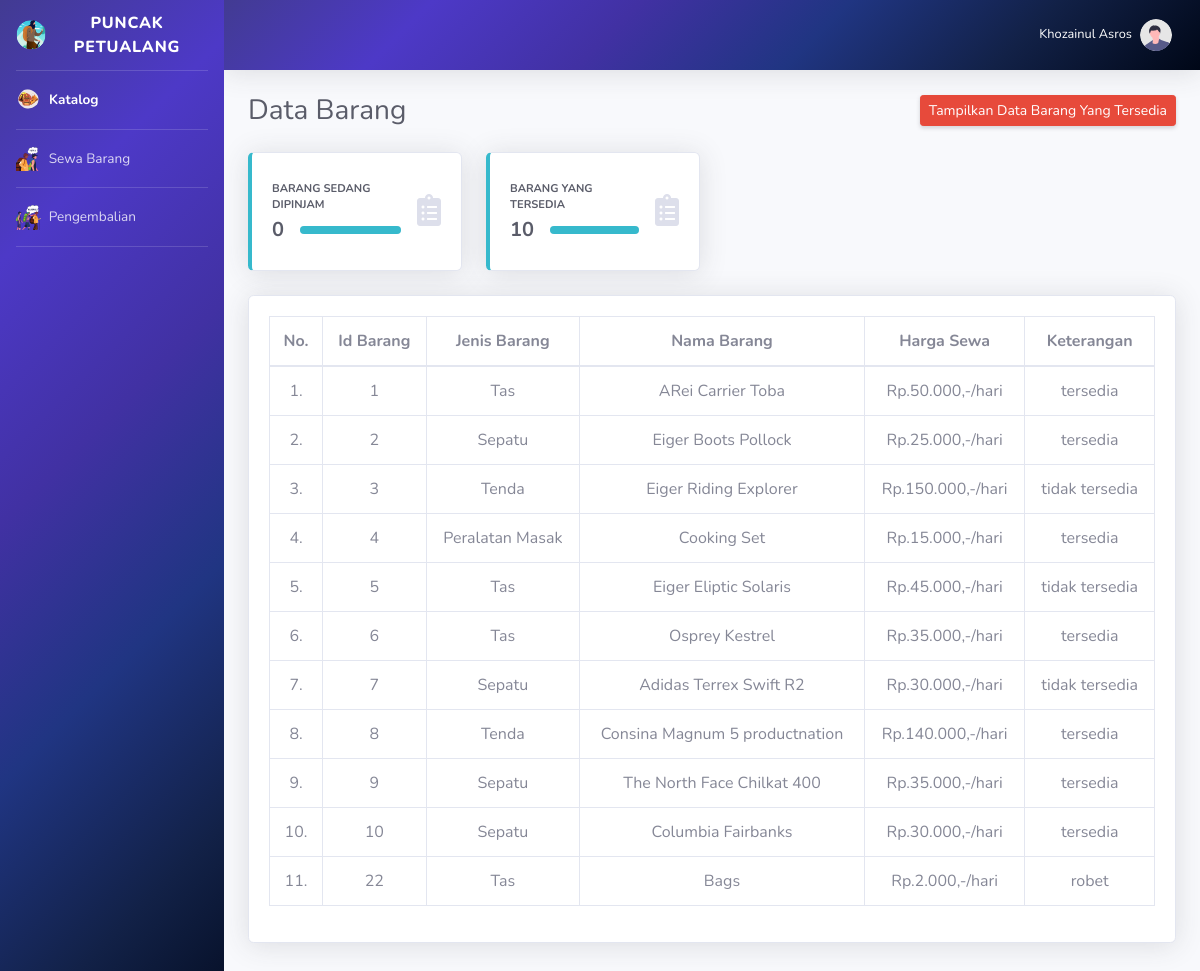
The page /data_barang.php (signed in) on the database its author committed.
### tables this page shows
CREATE TABLE `barang` (
  `id_barang` int(11) NOT NULL,
  `jenis_barang` varchar(50) NOT NULL,
  `nama_barang` varchar(255) NOT NULL,
  `harga_sewa` int(15) NOT NULL,
  `keterangan` varchar(255) NOT NULL
);

### data_barang.php (the view, shortened to what this page needs)
<!DOCTYPE html>
<?php
include "connection/koneksi.php";
$id = $_SESSION['id_admin'];
if(isset ($_SESSION['username'])){
    $query = "select * from admin natural join level_user where id_admin = $id";
    mysqli_query($conn, $query);
    $sql = mysqli_query($conn, $query);
    while($r = mysqli_fetch_array($sql)){
?>
<html lang="en">
<head>
    <link rel="stylesheet" href="css/Styles.css">
    <link href="vendor/fontawesome-free/css/all.min.css" rel="stylesheet" type="text/css">
    <link href="css/sb-admin-2.min.css" rel="stylesheet">
    <link href="css/arabic.css" rel="stylesheet" >
</head>
<body id="page-top">
    <div id="wrapper">
        <ul class="navbar-nav gradient-bg sidebar sidebar-dark accordion" id="accordionSidebar">
        <?php
            if($r['id_status'] == 2){
        ?>
            <a class="sidebar-brand d-flex align-items-center justify-content-center" href="#">
                <div class="sidebar-brand-icon">
                    <img src="img/logo.svg" width="30px" height="30px">
                </div>
                <div class="sidebar-brand-text mx-3">Puncak Petualang</div>
            </a>
            <hr class="sidebar-divider my-0">
            <li class="nav-item active">
                <a class="nav-link" href="data_barang.php">
                <img alt="Image placeholder" src="img/katalog.svg" width="25px" height="25px">
                    <span>&nbsp;Katalog</span>
                </a>
            </li>
            <hr class="sidebar-divider my-0">
            <li class="nav-item">
                <a class="nav-link" href="peminjaman.php">
                <img alt="Image placeholder" src="img/sewa.svg" width="25px" height="25px">
                    <span>&nbsp;Sewa Barang</span>
                </a>
            </li>
            <hr class="sidebar-divider my-0">
            <li class="nav-item">
                <a class="nav-link" href="pengembalian.php">
                <img alt="Image placeholder" src="img/kembali.svg" width="25px" height="25px">
                    <span>&nbsp;Pengembalian</span>
                </a>
            </li>
            <hr class="sidebar-divider my-0">
            <br>
        <?php
            } else if($r['id_status'] == 1){
        ?>
            <a class="sidebar-brand d-flex align-items-center justify-content-center" href="#">
                <div class="sidebar-brand-icon">
                    <img src="img/logo.svg" width="30px" height="30px">
                </div>
                <div class="sidebar-brand-text mx-3">Puncak Petualang</div>
            </a>
            <hr class="sidebar-divider my-0">
            <li class="nav-item">
                <a class="nav-link" href="data_barang_admin.php">
                <img alt="Image placeholder" src="img/katalog.svg" width="25px" height="25px">
                    <span>&nbsp;Katalog</span>
                </a>
            </li>
            <hr class="sidebar-divider my-0">
            <li class="nav-item">
                <a class="nav-link" href="data_transaksi.php">
                <img alt="Image placeholder" src="img/tf.svg" width="25px" height="25px">
                    <span>&nbsp;Transaksi</span>
                </a>
            </li>
            <hr class="sidebar-divider my-0">
            <br>
        <?php
            }
        ?>
        </ul>
        <div id="content-wrapper" class="d-flex flex-column">
            <div id="content">
                <nav class="navbar navbar-expand navbar-light gradient-bg topbar mb-4 static-top shadow">
                    <ul class="navbar-nav ml-auto">
                        <li class="nav-item dropdown no-arrow">
                            <a class="nav-link dropdown-toggle" href="#" id="userDropdown" role="button"
                                data-toggle="dropdown" aria-haspopup="true" aria-expanded="false">
                                <span class="mr-2 d-none d-lg-inline text-white small"><?php echo $r['nama'];?></span>
                                <img class="img-profile rounded-circle"
                                    src="img/undraw_profile.svg">
                            </a>
                        </li>
                    </ul>
                </nav>
            <?php
                $catalog_barang_sedang_dipinjam = mysqli_query($conn, "SELECT view_definition FROM information_schema.views WHERE TABLE_NAME = 'barang_sedang_dipinjam'");
                foreach ($catalog_barang_sedang_dipinjam as $row) {
                    $view_barang_sedang_dipinjam = $row['view_definition'];
                }
                $execute_view_barang_sedang_dipinjam = mysqli_query($conn, $view_barang_sedang_dipinjam);
                $count_terpinjam = 0;
                foreach ($execute_view_barang_sedang_dipinjam as $row) {
                    $count_terpinjam = $row['COUNT(id_sewa)'];
                }
            ?>
            <?php
                $catalog_barang_ready = mysqli_query($conn, "SELECT view_definition FROM information_schema.views WHERE TABLE_NAME = 'barang_ready'");
                foreach ($catalog_barang_ready as $row) {
                    $view_barang_ready = $row['view_definition'];
                }
                $execute_view_barang_ready = mysqli_query($conn, $view_barang_ready);
                $count_ready = 0;
                foreach ($execute_view_barang_ready as $row) {
                    $count_ready = $row['COUNT(id_barang)'];
                }
            ?>
            <div class="container-fluid">
                <div class="d-sm-flex align-items-center justify-content-between mb-4">
                    <h1 class="h3 mb-0 text-gray-800">Data Barang</h1>
                    <a href="data_barang_tersedia.php" class="d-none d-sm-inline-block btn btn-sm btn-danger shadow-sm">Tampilkan Data Barang Yang Tersedia</a>
                </div>
                <div class="row">
                    <div class="col-xl-3 col-md-6 mb-4">
                        <div class="card border-left-info shadow h-100 py-2">
                            <div class="card-body">
                                <div class="row no-gutters align-items-center">
                                    <div class="col mr-2">
                                        <div class="text-xs font-weight-bold text-gray-800 text-uppercase mb-1">Barang Sedang Dipinjam
                                        </div>
                                        <div class="row no-gutters align-items-center">
                                            <div class="col-auto">
                                                <div class="h5 mb-0 mr-3 font-weight-bold text-gray-800"><?= $count_terpinjam ?></div>
                                            </div>
                                            <div class="col">
                                                <div class="progress progress-sm mr-2">
                                                    <div class="progress-bar bg-info" role="progressbar"
                                                        style="width: 100%" aria-valuenow="50" aria-valuemin="0"
                                                        aria-valuemax="100"></div>
                                                </div>
                                            </div>
                                        </div>
                                    </div>
                                    <div class="col-auto">
                                        <i class="fas fa-clipboard-list fa-2x text-gray-300"></i>
                                    </div>
                                </div>
                            </div>
                        </div>
                    </div>
                    <div class="col-xl-3 col-md-6 mb-4">
                        <div class="card border-left-info shadow h-100 py-2">
                            <div class="card-body">
                                <div class="row no-gutters align-items-center">
                                    <div class="col mr-2">
                                        <div class="text-xs font-weight-bold text-gray-800 text-uppercase mb-1">Barang Yang Tersedia
                                        </div>
                                        <div class="row no-gutters align-items-center">
                                            <div class="col-auto">
                                                <div class="h5 mb-0 mr-3 font-weight-bold text-gray-800"><?= $count_ready ?></div>
                                            </div>
                                            <div class="col">
                                                <div class="progress progress-sm mr-2">
                                                    <div class="progress-bar bg-info" role="progressbar"
                                                        style="width: 100%" aria-valuenow="50" aria-valuemin="0"
                                                        aria-valuemax="100"></div>
                                                </div>
                                            </div>
                                        </div>
                                    </div>
                                    <div class="col-auto">
                                        <i class="fas fa-clipboard-list fa-2x text-gray-300"></i>
                                    </div>
                                </div>
                            </div>
                        </div>
                    </div>
                </div>
                <section class="mar-top--x-3 mar-bottom--x-5">
                    <div class="card shadow mb-4">
                        <div class="card-body">
                            <div class="table-responsive">
                            <?php
                            $query_data_barang = "SELECT * FROM barang";
                            $sql_data_barang = mysqli_query($conn, $query_data_barang);
                            $no = 1;
                            ?>
                                <table class="table table-bordered" id="dataTable" width="100%" cellspacing="0">
                                    <thead align="center">
                                        <tr>
                                            <th>No.</th>
                                            <th>Id Barang</th>
                                            <th>Jenis Barang</th>
                                            <th>Nama Barang</th>
                                            <th>Harga Sewa</th>
                                            <th>Keterangan</th>
                                        </tr>
                                    </thead>
                                    <tbody align="center">
                                    <?php
                                        while($r_dt_barang = mysqli_fetch_array($sql_data_barang)){
                                    ?>
                                        <tr class="odd gradeX">
                                        <td><center><?php echo $no++; ?>.</center></td>
                                        <td><?php echo $r_dt_barang['id_barang']; ?></td>
                                        <td><?php echo $r_dt_barang['jenis_barang']; ?></td>
                                        <td><?php echo $r_dt_barang['nama_barang']; ?></td>
                                        <td>Rp.<?php echo number_format($r_dt_barang['harga_sewa'],0,',','.'); ?>,-/hari</td>
                                        <td><?php echo $r_dt_barang['keterangan']; ?></td>
                                        </tr>
                                    <?php
                                        }
                                    ?>
                                    </tbody>
                                </table>
                            </div>
                        </div>
                    </div>
                </section>
            </div>
            <br><br><br><br><br>
        </div>
    </div>
</body>
</html>
<?php
  }
} else {
  header('location: logout.php');
}
?>

### css/Styles.css (style rules this page uses)
.gradient-bg { background-image: linear-gradient(135deg, #423B92, #4D39C7, #4131A3, #203582, #122147, #000717); }

### rows shown on the page
barang: id_barang "1", jenis_barang "Tas", nama_barang "ARei Carrier Toba", harga_sewa "50.000", keterangan "tersedia"
barang: id_barang "2", jenis_barang "Sepatu", nama_barang "Eiger Boots Pollock", harga_sewa "25.000", keterangan "tersedia"
barang: id_barang "3", jenis_barang "Tenda", nama_barang "Eiger Riding Explorer", harga_sewa "150.000", keterangan "tidak tersedia"
barang: id_barang "4", jenis_barang "Peralatan Masak", nama_barang "Cooking Set", harga_sewa "15.000", keterangan "tersedia"
barang: id_barang "5", jenis_barang "Tas", nama_barang "Eiger Eliptic Solaris", harga_sewa "45.000", keterangan "tidak tersedia"
barang: id_barang "6", jenis_barang "Tas", nama_barang "Osprey Kestrel", harga_sewa "35.000", keterangan "tersedia"
barang: id_barang "7", jenis_barang "Sepatu", nama_barang "Adidas Terrex Swift R2", harga_sewa "30.000", keterangan "tidak tersedia"
barang: id_barang "8", jenis_barang "Tenda", nama_barang "Consina Magnum 5 productnation", harga_sewa "140.000", keterangan "tersedia"
barang: id_barang "9", jenis_barang "Sepatu", nama_barang "The North Face Chilkat 400", harga_sewa "35.000", keterangan "tersedia"
barang: id_barang "10", jenis_barang "Sepatu", nama_barang "Columbia Fairbanks", harga_sewa "30.000", keterangan "tersedia"
barang: id_barang "22", jenis_barang "Tas", nama_barang "Bags", harga_sewa "2.000", keterangan "robet"

### other values the page prints
$r['nama'] "Khozainul Asros"
$count_terpinjam "0"
$count_ready "10"
